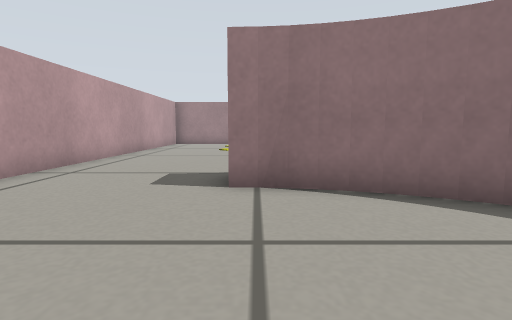
view 1 (above)

13 first-person views from a walk through a robot-simulator world made for Gazebo. The camera is 0.24 m above the floor, tilts 6° down and sees 80° across. The floor is counted in squares, 0.25 m on a side. Each view is taken from the middle of a square. On the plan, view 1 faces up. The plan holds only what a view shows up to about 12 squares ahead; the rest is blank. The place goes on beyond the plan.

view 2
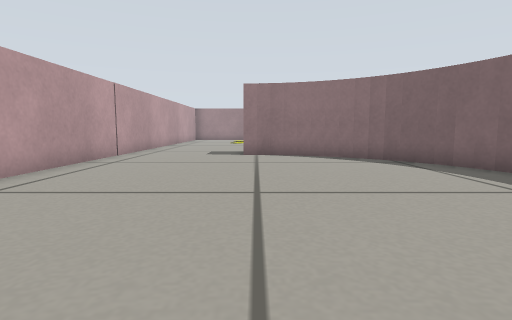

view 3
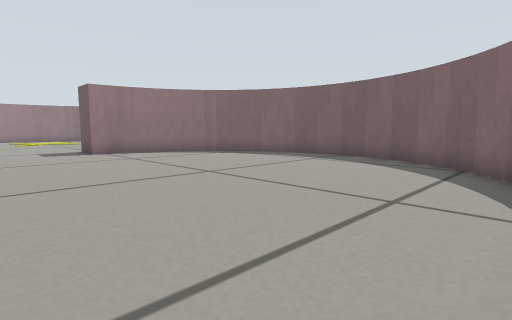

view 4
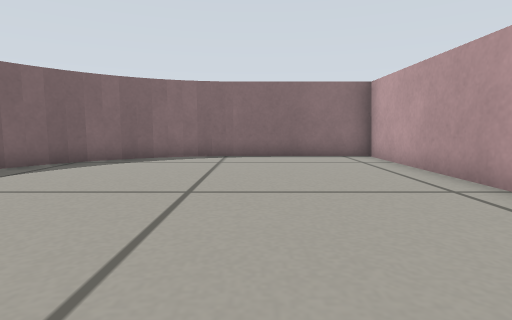

view 5
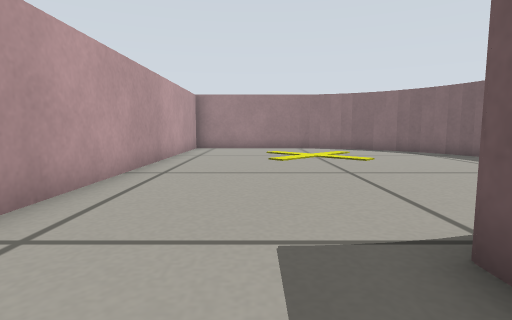

view 6
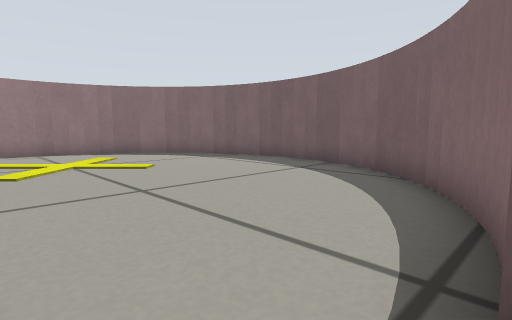

view 7
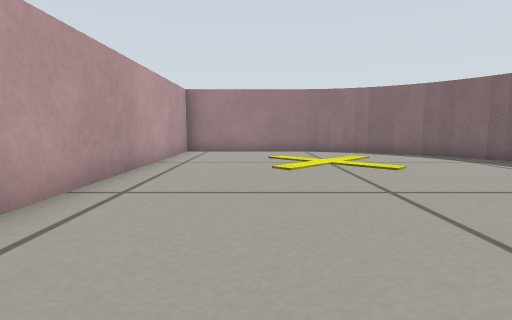

view 8
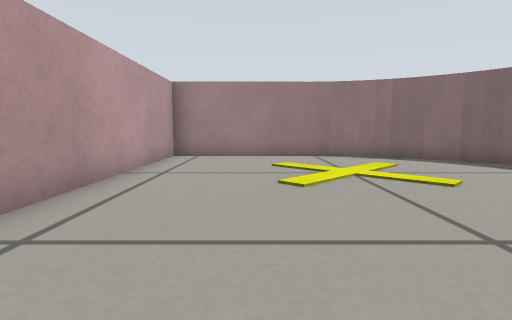

view 9
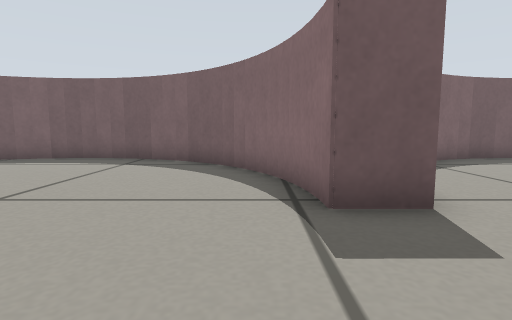

view 10
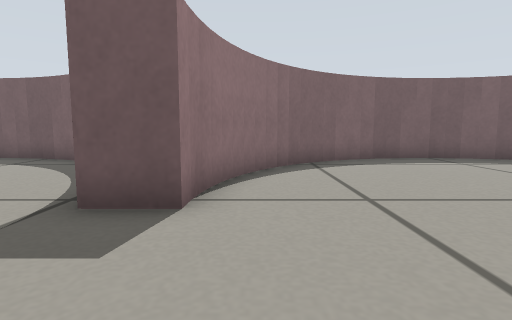

view 11
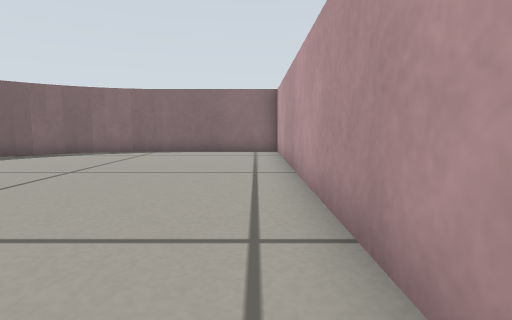

view 12
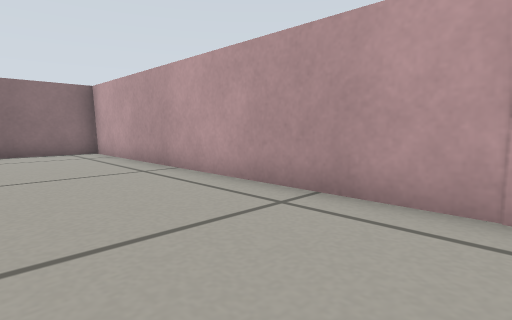

view 13
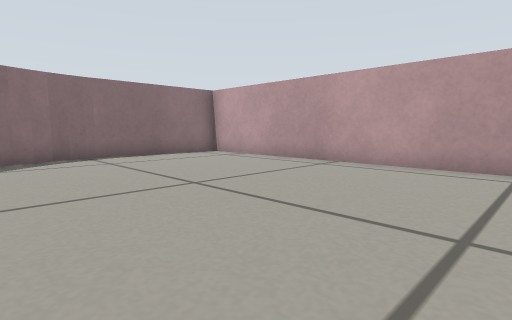

### Floor plan
Points are (right, up) in squares from view 1. A wall is a line through its corners. A room is listed if a view was taken in it or the views show most of it. See-through windows are left out.
Room 1 (views 1, 2, 3, 4, 5, 10, 13)
walls: (4.8, 2) (4.2, 2.9); (4.2, 2.8) (3.5, 3.5) (2.3, 4.3); (2.3, 4.2) (1.4, 4.6) (0.5, 4.9); (5.4, 0.8) (4.8, 2.1); (5.7, -0.6) (5.6, 0); (5.7, -2) (5.7, -0.3) (5.3, 0.9); (0.6, 4.8) (-0.4, 4.9); (5.2, -3.8) (5.4, -3.4); (4.7, -4.7) (5.4, -3.6) (5.8, -1.9); (4.1, -5.5) (4.8, -4.6); (3.1, -6.4) (4.2, -5.4); (0.9, -7.3) (2.3, -6.8) (3.1, -6.3); (-0.1, -7.5) (1, -7.3); (-4.9, 4.5) (-4.9, -7.4) (0.1, -7.4)
ways out: opening at (-2.5, 5.5) to room 2
Room 2 (views 6, 7, 8, 9, 11, 12)
walls: (3.8, 7.8) (4.6, 8.6); (5.5, 10.6) (5.7, 11.6); (4.5, 8.5) (5, 9.3) (5.6, 10.7); (5.7, 11.5) (5.7, 13); (2.3, 6.7) (3.1, 7.2) (4, 7.9); (5.8, 12.9) (5.5, 14); (1, 6.2) (2.4, 6.8); (0, 6.1) (1, 6.3); (5.6, 13.9) (5, 15.3); (5, 15.2) (4.7, 15.7); (4.9, 15.6) (3.8, 16.8); (3.9, 16.7) (3.1, 17.4); (3.2, 17.4) (1.8, 18.1); (2, 18) (0.4, 18.4); (0.1, 18.4) (-4.9, 18.4) (-4.9, 4.5); (0.5, 18.4) (0, 18.4); (-0.4, 4.9) (-0.4, 6.1) (0.1, 6.1)
ways out: opening at (-2.5, 5.5) to room 1

Where each view was taken, in squares from view 1:
view 1: 0 up, 0 right, facing up
view 2: 6 down, 0 right, facing up
view 3: 7 down, 4 left, facing up-right
view 4: 3 up, 1 left, facing down
view 5: 4 up, 2 left, facing up
view 6: 6 up, 2 left, facing up-right
view 7: 6 up, 2 left, facing up
view 8: 8 up, 2 left, facing up
view 9: 7 up, 4 left, facing right
view 10: 4 up, 4 left, facing right
view 11: 5 up, 4 left, facing down
view 12: 5 up, 1 left, facing down-left
view 13: 3 up, 3 right, facing down-left
